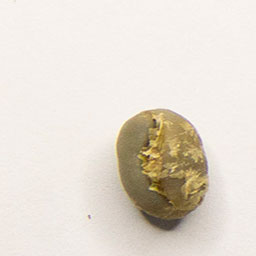
#> input picture Coffe_Beans_Test/_Sysroot/Peaberry/Pb_1600.jpg, 256 x 256 px, found by its file name
$ python Peaberry01.py
#> lines starting #> are read from the running program, lines starting #| are printed output that depends on the picture
# import required libraries
import cv2
from matplotlib import pyplot as plt

# Read the input image
img = cv2.imread('_Sysroot\Peaberry\Pb_1600.jpg')
#> img is the input picture: shape (256, 256, 3); mean B, G, R 210.3, 220.4, 228.2

# calculate the histogram for Blue, green ,Red color channels
hist1 = cv2.calcHist([img],[0],None,[256],[0,256]) #blue
#> hist1 = 256 values, max 10013 at index 237, min 0 at index 2, mean 256
hist2 = cv2.calcHist([img],[1],None,[256],[0,256]) # green
#> hist2 = 256 values, max 10056 at index 241, min 0 at index 0, mean 256
hist3 = cv2.calcHist([img],[2],None,[256],[0,256]) # red
#> hist3 = 256 values, max 10506 at index 246, min 0 at index 0, mean 256

# plot the histogram
plt.subplot(3,1,1), plt.plot(hist1, color='b')
plt.subplot(3,1,2), plt.plot(hist2, color='g')
plt.subplot(3,1,3), plt.plot(hist2, color='r')

plt.show()
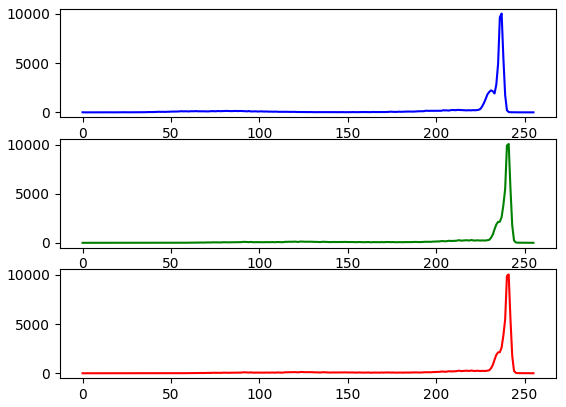
#> figure drawn by matplotlib, 3 panels; panel 1: curve peaks at x = 237, y = 10013; panel 2: curve peaks at x = 241, y = 10056; panel 3: curve peaks at x = 241, y = 10056
